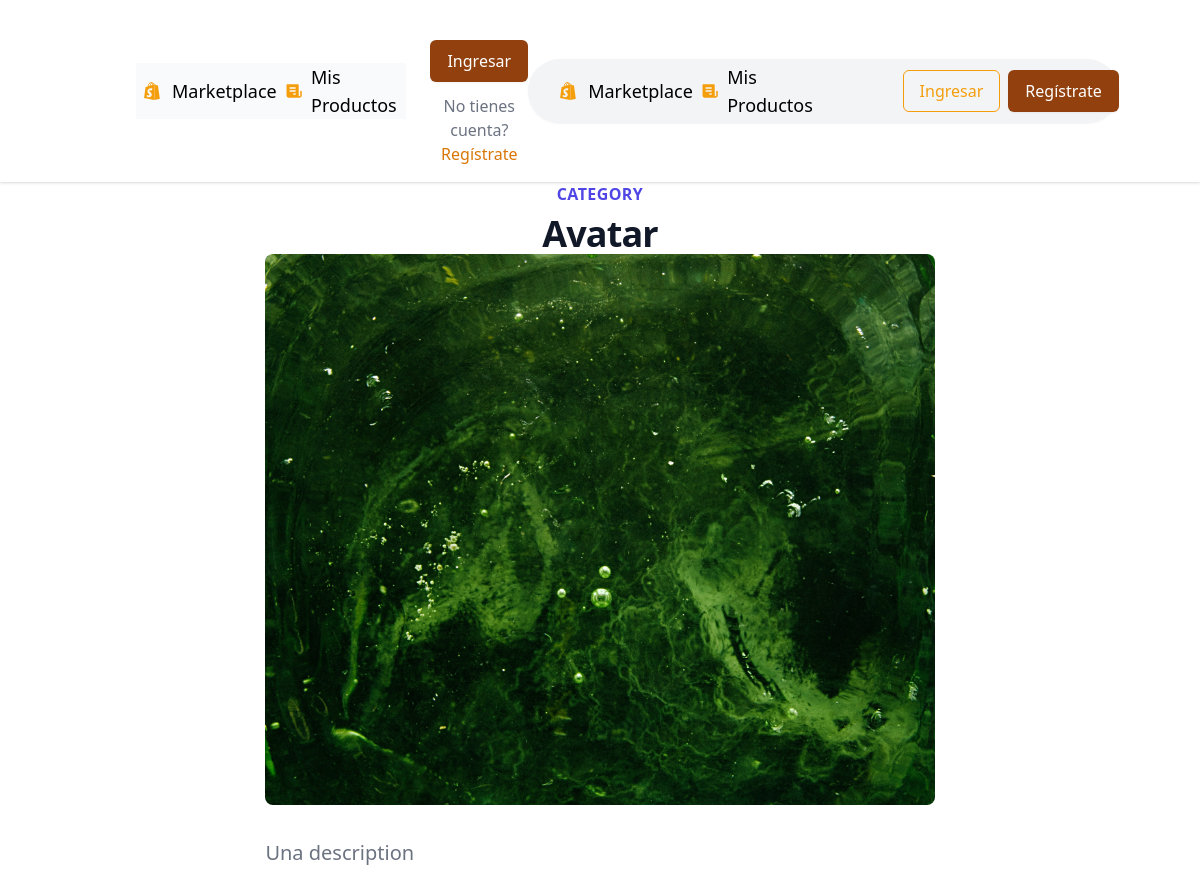
The app's page /product/avatar/detail (upper part), older data.
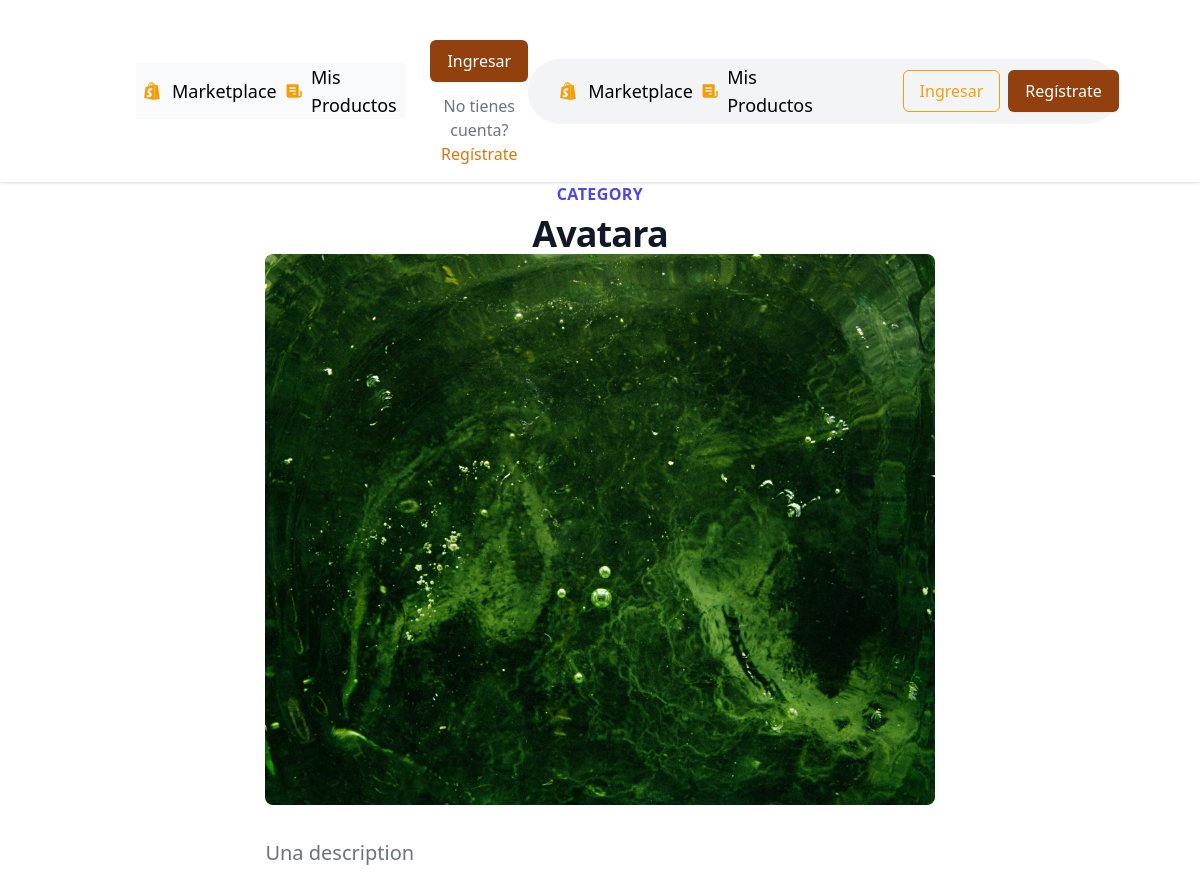
The same page, newer data.
### marketplace/models.py (models this page shows, shortened)
class Product(models.Model):
    user=models.ForeignKey(User, on_delete=models.CASCADE,related_name='products')
    name=models.CharField(max_length=100)
    description=models.TextField()
    thumbnail=models.ImageField(blank=True,null=True,upload_to=marketplace_directory_path)
    slug=models.SlugField(unique=True)
    content_url=models.URLField(blank=True,null=True)
    content_file=models.FileField(blank=True,null=True)
    active=models.BooleanField(default=False)
    price=models.PositiveIntegerField(default=100)
    category = models.ManyToManyField(Categories)
    def price_display(self):
        return "{0:.2f}".format(self.price/100)

### core/views.py (the view)
# urls.py: path('product/<slug>/detail',ProdutDetailView.as_view(),name="product-detail"),
class ProdutDetailView(View):
    def get(self, request, slug, *args, **kwargs):
        product = get_object_or_404(Product, slug=slug)
        has_access = None
        if self.request.user.is_authenticated:
            if product in self.request.user.library.products.all():
                has_access=True
        context = {
            'product': product,
        }
        context.update({
            'STRIPE_PUBLIC_KEY': settings.STRIPE_PUBLIC_KEY,
            'has_access': has_access
        })
        return render(request, 'pages/products/detail.html', context)

### templates/pages/products/detail.html (shortened to what this page needs)
{% extends 'base.html' %}
{% load static %}
{% block navbar %}
{% include 'components/navbar.html' %}
{% endblock navbar %}
{% block content %}
<div class="relative px-4 sm:px-6 lg:px-8">
    <div class="text-lg max-w-prose mx-auto">
      <h1>
        <span class="block text-base text-center text-indigo-600 font-semibold tracking-wide uppercase">Category</span>
        <span class="mt-2 block text-3xl text-center leading-8 font-extrabold tracking-tight text-gray-900 sm:text-4xl">{{product.name}}</span>
      </h1>
        <img class="w-full rounded-lg" src="{{product.thumbnail.url}}" alt="" width="1310" height="873">
      <p class="mt-8 text-xl text-gray-500 leading-8">{{product.description}}</p>
    </div>
</div>
{% endblock content %}

### templates/base.html (shortened to what this page needs)
{% load static %}
{% load tailwind_tags %}
<html lang="en">
<head>
   {% tailwind_css %}
    <link href='https://unpkg.com/boxicons@2.0.7/css/boxicons.min.css' rel='stylesheet'>
</head>
<body>
    {% block navbar %}{% endblock navbar %}
    {% block content %}{% endblock content %}
</body>
</html>

### templates/components/navbar.html (shortened to what this page needs)
{% load static %}
{% url 'home' as home %}
<nav class="bg-white shadow dark:bg-gray-800" x-data="{open:false}">
  <div class="container px-6 py-4 mx-auto md:flex md:justify-between md:items-center">
    <div x-show="open" @click.away="open=false" class="items-center md:flex ">
      <div class="flex flex-col md:flex-row md:mx-6">
        <a class="flex justify-center items-center text-lg my-1 hover:text-yellow-500 bg-gray-50"
          href="{% url 'home'%}">
          <span class="mx-1"> Marketplace</span>
        </a>
        <a class="flex justify-center items-center text-lg my-1 hover:text-yellow-500 bg-gray-50"
          href="{% url 'product-list' %}">
          <span class="mx-1">Mis Productos</span>
        </a>
      </div>
      {% if user.is_authenticated %}
      <a href="#" class="flex-shrink-0 group block my-1 bg-gray-50">
        <div class="flex items-center justify-center">
          <div>
            <img class="inline-block h-9 w-9 rounded-full"
              src="https://images.unsplash.com/photo-1472099645785-5658abf4ff4e?ixlib=rb-1.2.1&ixid=eyJhcHBfaWQiOjEyMDd9&auto=format&fit=facearea&facepad=2&w=256&h=256&q=80"
              alt="">
          </div>
          <div class="ml-3">
            <p class="text-sm font-medium text-gray-700 group-hover:text-gray-900">
              Tom Cook
            </p>
            <p class="text-xs font-medium text-gray-500 group-hover:text-gray-700">
              View profile
            </p>
          </div>
        </div>
      </a>
      {% else %}
      <div class="mt-6">
        <a href="{% url 'account_login' %}"
          class="w-full flex items-center justify-center px-4 py-2 border border-transparent rounded-md shadow-sm text-base font-medium text-white bg-yellow-800 hover:bg-yellow-700">
          Ingresar
        </a>
        <p class="mt-3 text-center text-base font-medium text-gray-500">
          No tienes cuenta?
          <a href="{% url 'account_signup' %}" class="text-yellow-600 hover:text-yellow-500">
            Regístrate
          </a>
        </p>
      </div>
      {% endif %}
    </div>
    <div class="hidden md:flex bg-gray-100 rounded-full shadow-sm ">
      <div class="flex flex-col md:flex-row md:mx-6">
        <a class="flex justify-center items-center text-lg my-1 hover:text-yellow-500 " href="{% url 'product-list' %}">
          <span class="mx-1">Marketplace</span>
        </a>
        <a class="flex justify-center items-center text-lg my-1 hover:text-yellow-500 " href="{% url 'product-list' %}">
          <span class="mx-1">Mis Productos</span>
        </a>
      </div>
      <div x-data="{open:false}" class="flex items-center md:ml-12">
        {% if user.is_authenticated %}
        <div class="relative inline-block text-left">
          <div>
            <button @click="open=true" type="button"
              class="inline-flex justify-center w-full rounded-md px-4 py-2 text-sm font-medium text-gray-700  focus:outline-none  focus:ring-offset-gray-100 "
              id="menu-button" aria-expanded="true" aria-haspopup="true">
              <img class="inline-block h-10 w-10 rounded-full"
                src="https://images.unsplash.com/photo-1472099645785-5658abf4ff4e?ixlib=rb-1.2.1&ixid=eyJhcHBfaWQiOjEyMDd9&auto=format&fit=facearea&facepad=2&w=256&h=256&q=80"
                alt="">
            </button>
          </div>
          <div x-show="open" @click.away="open=false" x-transition:enter="ease-out duration-300"
            x-transition:enter-start="opacity-0" x-transition:enter-end="opacity-100"
            x-transition:leave="ease-in duration-200" x-transition:leave-start="opacity-100"
            x-transition:leave-end="opacity-0"
            class="z-10 origin-top-right absolute right-0 mt-2 w-56 rounded-md shadow-lg bg-white ring-1 ring-black ring-opacity-5 focus:outline-none"
            role="menu" aria-orientation="vertical" aria-labelledby="menu-button" tabindex="-1">
            <div class="py-1" role="none">
              <a href="#" class="text-gray-700 block px-4 py-2 text-sm hover:text-yellow-500" role="menuitem"
                tabindex="-1" id="menu-item-0">Editar Perfil</a>
              <a href="#" class="text-gray-700 block px-4 py-2 text-sm hover:text-yellow-500" role="menuitem"
                tabindex="-1" id="menu-item-0">Metodo de Pago</a>
              <a href="{% url 'account_logout' %}" class="text-gray-700 block px-4 py-2 text-sm  hover:text-yellow-500"
                role="menuitem" tabindex="-1" id="menu-item-0">Cerrar Sesión</a>
            </div>
          </div>
        </div>
        {% else %}
        <a href="{% url 'account_login' %}"
          class="border border-yellow-500 text-yellow-500 rounded-md px-4 py-2 m-2 transition duration-500 ease select-none hover:text-white hover:bg-yellow-600 focus:outline-none focus:shadow-outline">
          Ingresar
        </a>
        <a href="{% url 'account_signup' %}"
          class=" inline-flex items-center justify-center px-4 py-2 border border-transparent rounded-md shadow-sm text-base font-medium text-white bg-yellow-800 hover:bg-yellow-800">
          Regístrate
        </a>
        {% endif %}
      </div>
    </div>
  </div>
</nav>

Row changes from the older to the newer data that the page shows:
changed Product "Una description": name "Avatar" → "Avatara"
